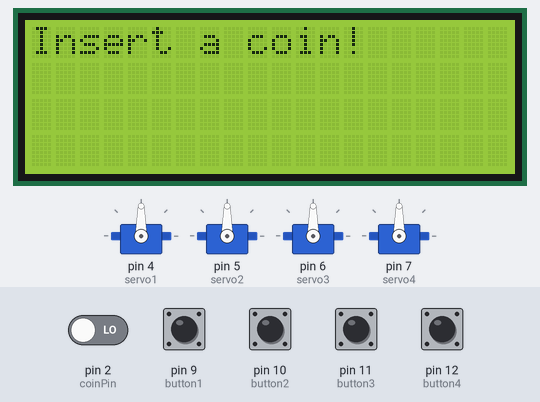
Recording of a sketch running on a simulated Arduino Leonardo, built with avr-gcc and run on an emulated ATmega32U4. On the bench: 20×4 character LCD, 4 × servo. The test bench sets the inputs (shaded band); at power-on: pin 9 (button1), pin 10 (button2), pin 11 (button3), pin 12 (button4) HIGH, pin 2 (coinPin) LOW. What the sketch prints to the serial monitor is not drawn.

Above: at 1.2 s.
1.3 s: pin 2 (coinPin) driven HIGH
At 2.1 s:
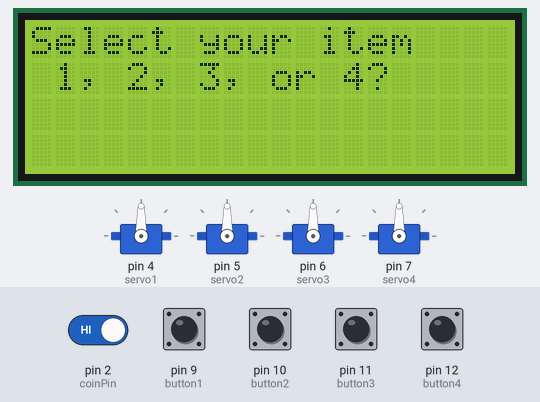
2.8 s: pin 9 (button1) pulled LOW for 0.15 s
At 3.5 s:
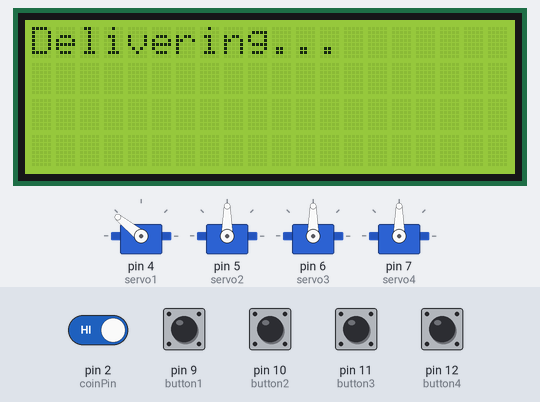
At 6.7 s:
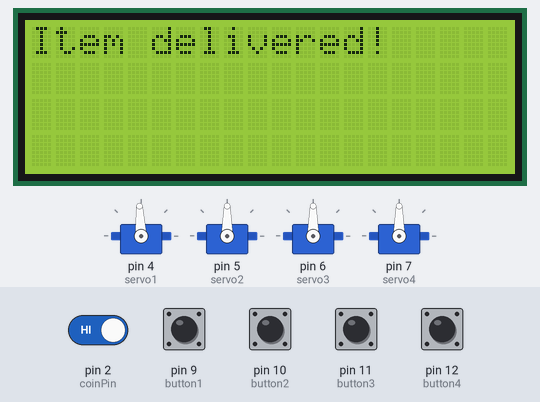
Timing chart, 0 to 8.2 s (numbered marks = the images above; inputs shaded):
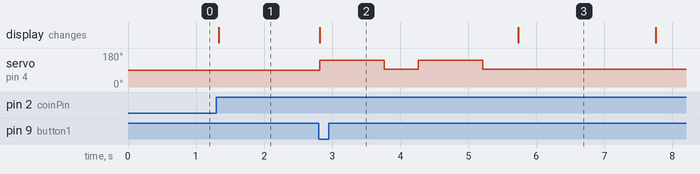

The sketch:

VENDO_ARDUINO_MEGA.ino
```cpp
// (licence header left out)
#include <Servo.h>
#include <LiquidCrystal_I2C.h>

LiquidCrystal_I2C lcd(0x27, 20, 4);
Servo servo1, servo2, servo3, servo4;

#define button1 9
#define button2 10
#define button3 11
#define button4 12
#define coinPin 2  // Change this to the actual pin connected to the CH-926 coin signal wire
#define FULL_ROTATION_DELAY 950  // Adjust this value based on your servo's speed

const int COIN_ACCEPTED = 5;
int buttonPressed;
volatile int coinInserted = 0;  // Initialize the coinInserted variable

void coinInsertedInterrupt() {
  coinInserted = 1;
}

void setup() {
  Serial.begin(9600);
  Serial1.begin(9600);

  lcd.begin();
  servo1.attach(4);
  servo2.attach(5);
  servo3.attach(6);
  servo4.attach(7);

  pinMode(button1, INPUT_PULLUP);
  pinMode(button2, INPUT_PULLUP);
  pinMode(button3, INPUT_PULLUP);
  pinMode(button4, INPUT_PULLUP);

  pinMode(coinPin, INPUT);  // Set the coin pin as input
  attachInterrupt(digitalPinToInterrupt(coinPin), coinInsertedInterrupt, RISING);  // Attach an interrupt to handle coin insertion
}

void sendSignalToNodeMCU(const char* signal) {
  Serial.println(signal);
}

void sendCoinInsertedSignal() {
  sendSignalToNodeMCU("Coin Inserted");
}

void loop() {
  lcd.backlight();
  lcd.clear();
  lcd.setCursor(0, 0);
  lcd.print("Insert a coin!");

  // Wait for a coin to be inserted
  while (!coinInserted) {
    // You can add additional code here to display waiting messages or perform other tasks
  }


    Serial1.write(highByte(COIN_ACCEPTED));
    Serial1.write(lowByte(COIN_ACCEPTED));

  // while (true) {
    lcd.clear();
    lcd.setCursor(0, 0);
    lcd.print("Select your item");
    lcd.setCursor(0, 1);
    lcd.print(" 1, 2, 3, or 4?");

    // Wait until a button is pressed
    while (true) {
      if (digitalRead(button1) == LOW) {
        buttonPressed = 1;
        break;
      }
      if (digitalRead(button2) == LOW) {
        buttonPressed = 2;
        break;
      }
      if (digitalRead(button3) == LOW) {
        buttonPressed = 3;
        break;
      }
      if (digitalRead(button4) == LOW) {
        buttonPressed = 4;
        break;
      }
    }

    sendCoinInsertedSignal();

    // Print "Delivering..."
    lcd.clear();
    lcd.setCursor(0, 0);
    lcd.print("Delivering...");

    // Depending on the pressed button, move the carrier to that position and discharge the selected item
    switch (buttonPressed) {
      case 1:
    // Rotate the helical coil, discharge the selected item
    for (int i = 0; i < 2; ++i) {
        servo1.writeMicroseconds(2000); // rotate
        delay(FULL_ROTATION_DELAY);
        servo1.writeMicroseconds(1500);  // stop
        delay(500);
    }
    sendSignalToNodeMCU("Button 1 Pressed");
    break;

case 2:
    // Rotate the helix, push the selected item
    for (int i = 0; i < 2; ++i) {
        servo2.writeMicroseconds(2000); // rotate
        delay(FULL_ROTATION_DELAY);
        servo2.writeMicroseconds(1500);  // stop
        delay(500);
    }
    sendSignalToNodeMCU("Button 2 Pressed");
    break;

case 3:
    // Rotate the helix, push the selected item
    for (int i = 0; i < 2; ++i) {
        servo3.writeMicroseconds(2000); // rotate
        delay(FULL_ROTATION_DELAY);
        servo3.writeMicroseconds(1500);  // stop
        delay(500);
    }
    sendSignalToNodeMCU("Button 3 Pressed");
    break;

case 4:
    // Rotate the helix, push the selected item
    for (int i = 0; i < 2; ++i) {
        servo4.writeMicroseconds(2000); // rotate
        delay(FULL_ROTATION_DELAY);
        servo4.writeMicroseconds(1500);  // stop
        delay(500);
    }
    sendSignalToNodeMCU("Button 4 Pressed");
    break;
    }


    lcd.clear(); // Clears the display
    lcd.setCursor(0, 0);
    lcd.print("Item delivered!"); // Prints on the LCD

    Serial1.write(highByte(buttonPressed));
    Serial1.write(lowByte(buttonPressed));
    buttonPressed = 0;
    // Wait for a few seconds before returning to the item selection screen
    delay(2000);
    // Reset the coinInserted flag
    coinInserted = 0;
    // break;
  // }
}
```

Measured:
- after the input at 1.3 s, the display: changes at once (image 1)
- after the input at 2.8 s, servo on pin 4 (servo1): alternates 141° for 0.95 s and 93° for 0.50 s, 4 changes in all, then stays 93°, starting at once; the display: changes at once (image 2)
